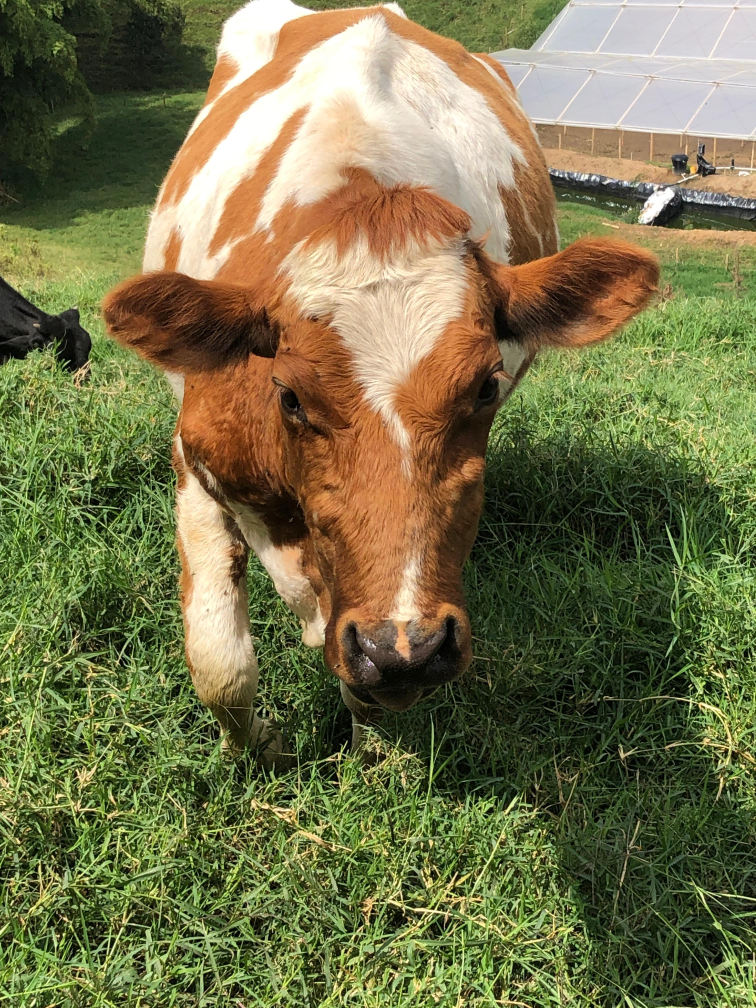
#> input picture Vision Artificial/Actividad en clase 2/Imagenes/Vaca.jpg, 3024 x 4032 px, found by its file name (shown at 1/4 size)
$ python ChangeSize.py
#> lines starting #> are read from the running program, lines starting #| are printed output that depends on the picture
import cv2
import matplotlib.pyplot as plt

img = cv2.imread('Actividad en clase 2/Imagenes/Vaca.jpg')
#> img is the input picture: shape (4032, 3024, 3); mean B, G, R 74.7, 114.9, 117.4

# Cambiar el tamaño de la imagen (Reducción y Amplificación)
resized_img = cv2.resize(img, (400, 400))  # Cambiar el tamaño a 400x400 píxeles
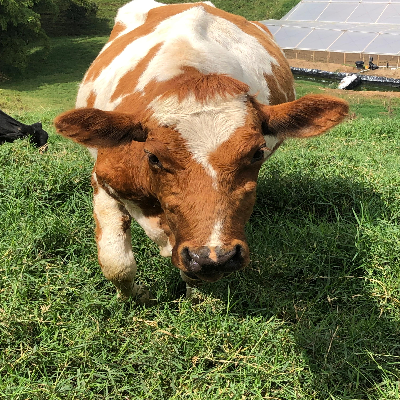
#> resized_img: shape (400, 400, 3); mean B, G, R 74.6, 114.8, 117.3

# Mostrar la imagen redimensionada
plt.imshow(resized_img)
plt.axis('off')  # Ocultar los ejes
plt.show()

$ run again, with Vision Artificial/Actividad en clase 2/Imagenes/Paisaje.jpg copied over Vision Artificial/Actividad en clase 2/Imagenes/Vaca.jpg
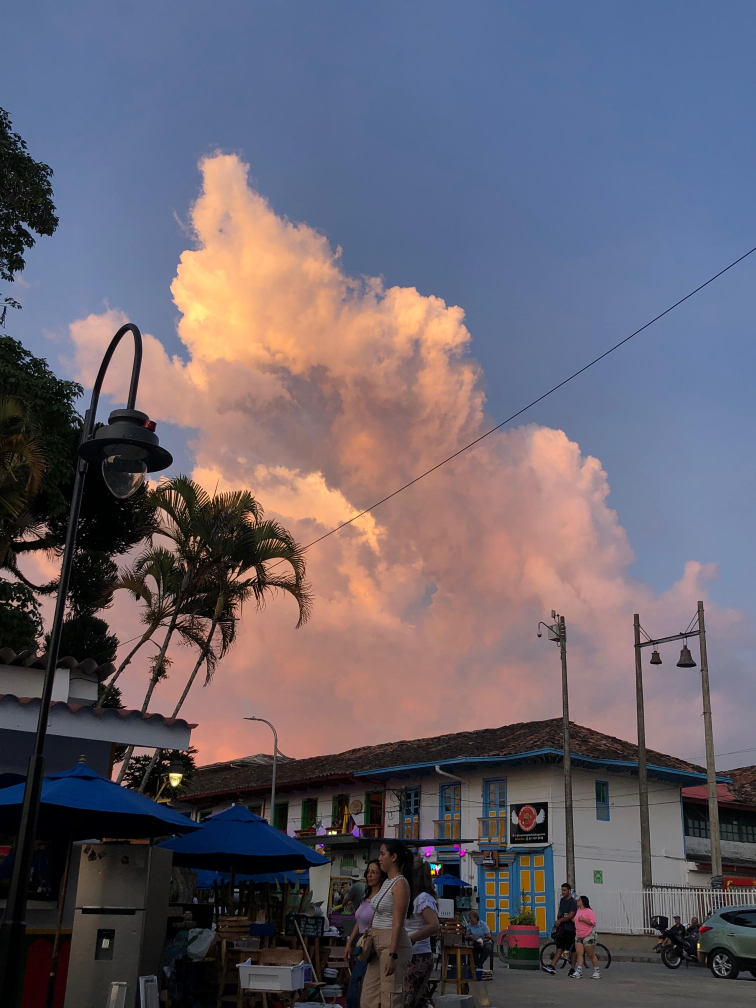
#> input picture Vision Artificial/Actividad en clase 2/Imagenes/Paisaje.jpg, 3024 x 4032 px, found by its file name (shown at 1/4 size)
#> img is the input picture: shape (4032, 3024, 3); mean B, G, R 108.7, 97.2, 102.9
#> `resized_img = cv2.resize(img, (400, 400))`:
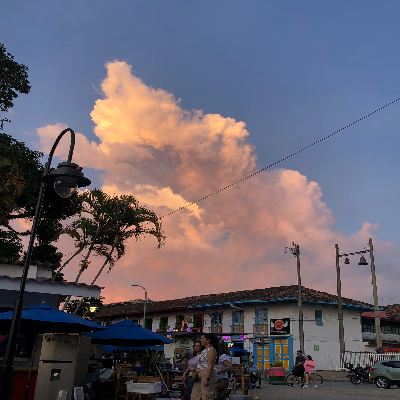
#> resized_img: shape (400, 400, 3); mean B, G, R 108.6, 97.1, 102.9
